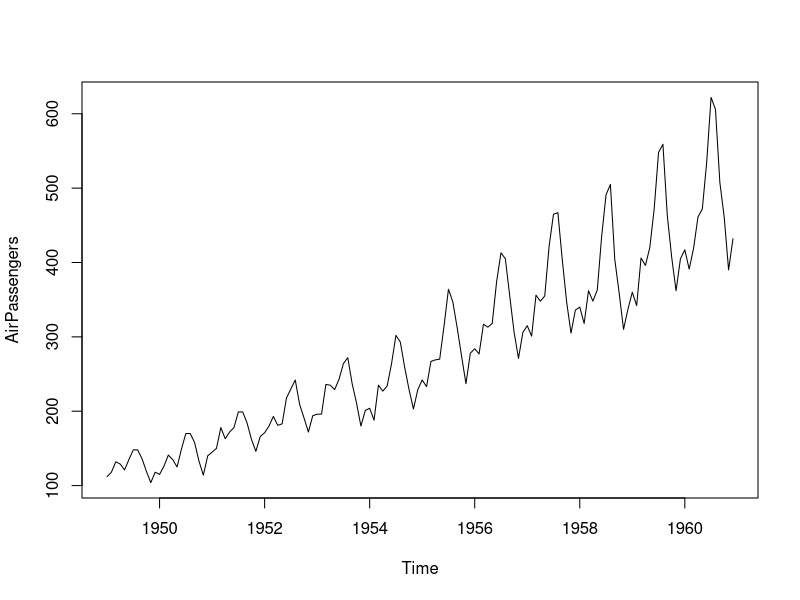
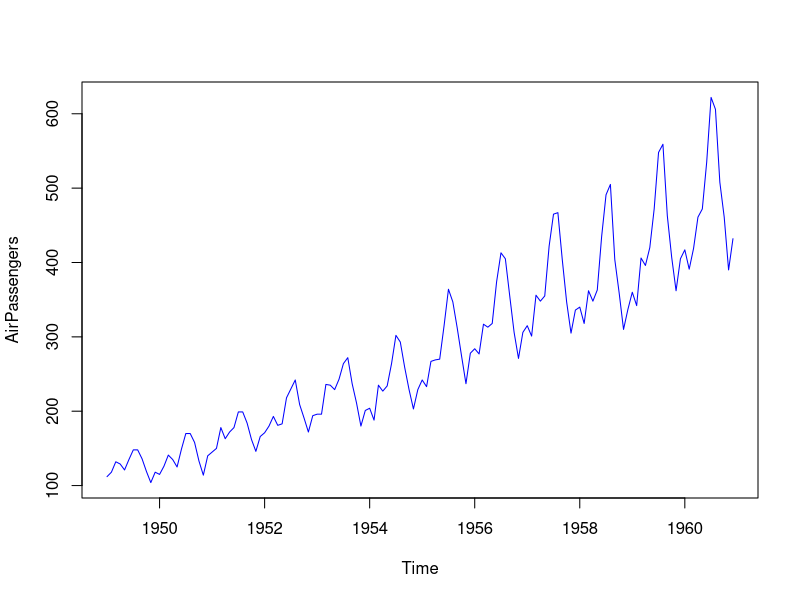

Write R code to recreate these figures, in order.
## ---- chunk 1
data("AirPassengers")
## ---- chunk 2
class(AirPassengers)
## ---- chunk 3
start(AirPassengers)
end(AirPassengers)
## ---- chunk 4
frequency(AirPassengers)
summary(AirPassengers)

## ---- chunk 5
plot(AirPassengers)
## ---- chunk 6
plot(AirPassengers, col = 'blue')
## ---- chunk 7
cycle(AirPassengers) #This will print the cycle across years.
